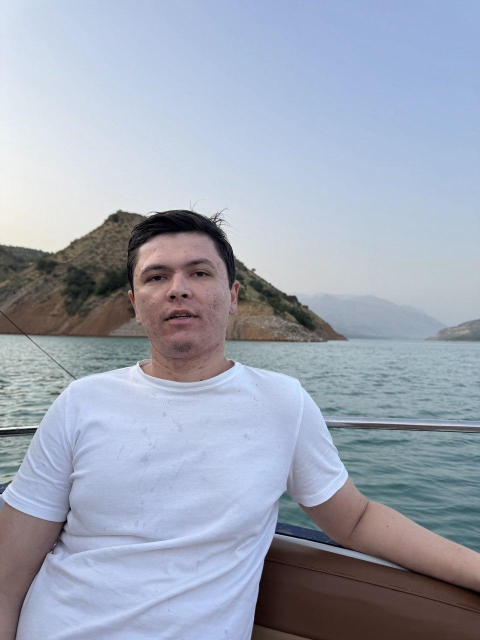
#> input picture face_data_simple/employee_1/face_1.jpg, 960 x 1280 px (shown at 1/2 size)
$ python -i simple_face_id.py   (imports and definitions only)
#> lines starting #> are read from the running program, lines starting #| are printed output that depends on the picture
import cv2
import numpy as np
import os
import pickle
from typing import List, Optional, Tuple, Dict, Any
from datetime import datetime
import base64
from io import BytesIO
from PIL import Image
import hashlib

class SimpleFaceIDService:
    """
    OpenCV asosida oddiy Face ID tizimi
    dlib muammosi uchun alternative yechim
    """

    def __init__(self):
        self.face_encodings_path = "face_data_simple"
        self.known_faces = {}  # {employee_id: [face_features]}
        self.known_names = {}  # {employee_id: full_name}
        self.face_cascade = None
        self.face_templates = {}  # {employee_id: [face_images]}
        self.tolerance = 0.3  # Simple face recognition tolerance
        self.max_faces_per_employee = 3  # Har bir xodim uchun maksimal yuz soni

        # Face data papkasini yaratish
        os.makedirs(self.face_encodings_path, exist_ok=True)

        # OpenCV face classifier yuklash
        self.load_face_cascade()

        # Saqlangan yuzlarni yuklash
        self.load_known_faces()

    def load_face_cascade(self):
        """OpenCV face cascade yuklash"""
        try:
            # OpenCV bilan birga keluvchi face cascade
            cascade_path = cv2.data.haarcascades + 'haarcascade_frontalface_default.xml'
            self.face_cascade = cv2.CascadeClassifier(cascade_path)

            if self.face_cascade.empty():
                print("⚠️ Face cascade yuklashda muammo")
            else:
                pass

        except Exception as e:
            print(f"❌ Face cascade yuklashda xatolik: {e}")

    # [9 lines left out: function save_known_faces, not called in this run]

    def load_known_faces(self):
        """Saqlangan yuzlarni yuklash"""
        try:
            with open(f"{self.face_encodings_path}/known_faces.pkl", "rb") as f:
                data = pickle.load(f)
                self.known_faces = data.get('faces', {})
                self.known_names = data.get('names', {})
                self.face_templates = data.get('templates', {})
        except FileNotFoundError:
            print("📁 Yuz ma'lumotlari fayli topilmadi. Yangi fayl yaratiladi.")
            self.known_faces = {}
            self.known_names = {}
            self.face_templates = {}

    def extract_face_features(self, image_array: np.ndarray) -> Dict[str, Any]:
        """
        Yuzdan oddiy features ni ajratib olish
        OpenCV bilan basic feature extraction
        """
        if self.face_cascade is None:
            return None

        # Yuzlarni topish
        gray = cv2.cvtColor(image_array, cv2.COLOR_RGB2GRAY)
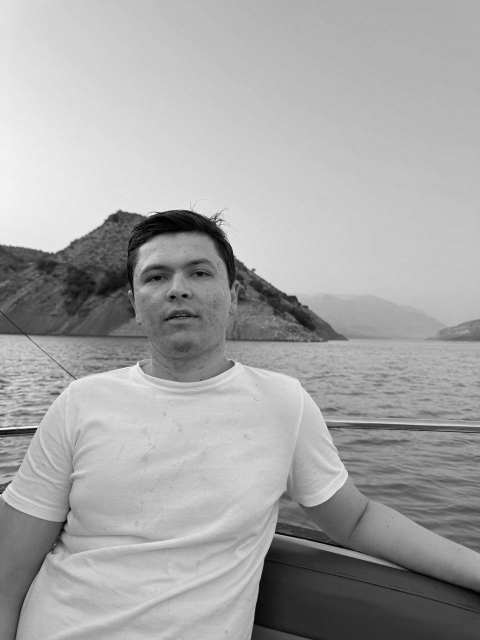
#> gray: shape (1280, 960) (shown at 1/2 size); min 0, max 255, mean 165.7
        faces = self.face_cascade.detectMultiScale(
            gray,
            scaleFactor=1.1,
            minNeighbors=5,
            minSize=(50, 50)
        )
#> faces = [[245, 461, 225, 225]]

        if len(faces) == 0:
            return None

        if len(faces) > 1:
            # Eng katta yuzni tanlash
            areas = [(w * h, i) for i, (x, y, w, h) in enumerate(faces)]
            largest_face_idx = max(areas)[1]
            x, y, w, h = faces[largest_face_idx]
        else:
            x, y, w, h = faces[0]
#> x = 245; y = 461; w = 225; h = 225

        # Yuzni crop qilish va resize qilish
        face_roi = gray[y:y+h, x:x+w]
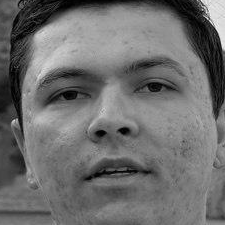
#> face_roi: shape (225, 225); min 0, max 254, mean 109.8
        face_resized = cv2.resize(face_roi, (100, 100))
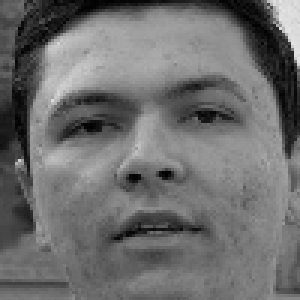
#> face_resized: shape (100, 100) (shown 3 times larger); min 1, max 228, mean 109.8

        # Basic features
        features = {
            'histogram': cv2.calcHist([face_resized], [0], None, [256], [0, 256]).flatten(),
            'mean_intensity': np.mean(face_resized),
            'std_intensity': np.std(face_resized),
            'face_template': face_resized.flatten(),
            'face_hash': hashlib.md5(face_resized.tobytes()).hexdigest(),
            'dimensions': (w, h),
            'position': (x, y)
        }

        return features

    # [206 lines left out: functions compare_faces, register_employee_face, recognize_face, not called in this run]

    def get_employee_faces_count(self, employee_id: int) -> int:
        """Xodimning ro'yxatga olingan yuzlari sonini olish"""
        return len(self.known_faces.get(employee_id, []))

    # [41 lines left out: function delete_employee_faces, not called in this run]

    def get_employee_faces_count(self, employee_id: int) -> int:
        """Xodimning ro'yxatga olingan yuzlari sonini olish"""
        return len(self.known_faces.get(employee_id, []))

    # [84 lines left out: functions can_add_more_faces, check_face_exists_for_other_employee, get_statistics, test_system, not called in this run]

# Global Simple Face ID servis instance
simple_face_service = SimpleFaceIDService()

>>> import cv2
>>> picture = cv2.cvtColor(cv2.imread('../../face_data_simple/employee_1/face_1.jpg'), cv2.COLOR_BGR2RGB)
>>> result = SimpleFaceIDService().extract_face_features(picture)
#> result = 7 items
